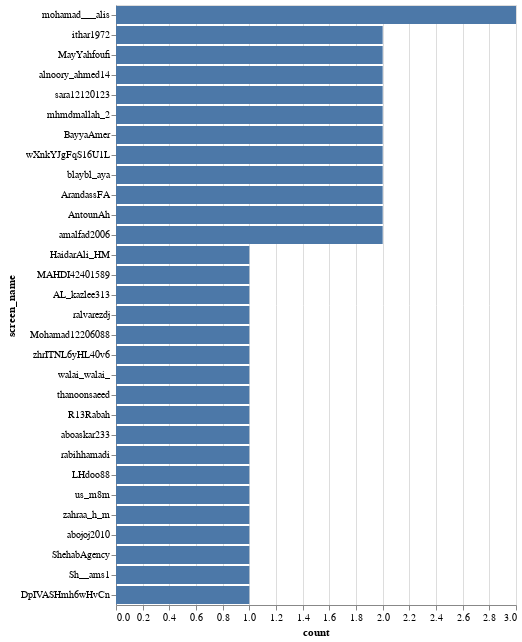

The cell this chart's notebook holds for it:
### Markdown cell above
### Highly mentioned users

### Code cell
min_mentions_frequency = 1   # change to 1 to display all mentions
max_mentions_to_display = 20 # change to None to display all
top_mentioned_users = sum(df["entities.user_mentions"], [])
top_mentioned_users = Counter([user['screen_name'] for user in top_mentioned_users])
top_mentioned_users = Counter({user: count for user, count in top_mentioned_users.items() if count >= min_mentions_frequency})

top_mentioned_users = pd.Series(dict(top_mentioned_users.most_common(max_mentions_to_display)))
top_mentioned_users

mention_df = top_mentioned_users.to_frame().reset_index()

# Rename for better labels
noise_df["screen_name"] = noise_df["index"]
noise_df["count"] = noise_df["user.screen_name"]

present("most_mentioned_users", alt.Chart(noise_df).mark_bar().encode(y=alt.Y('screen_name', sort='-x'), x="count"))

### Figure 1 — Vega-Lite specification as saved in the notebook (floating-point values rounded to 4 significant figures)
{"config": {"view": {"continuousWidth": 400, "continuousHeight": 300}}, "data": {"name": "data-fdde5418baff53519dfdf4bb632e5552"}, "mark": "bar", "encoding": {"x": {"type": "quantitative", "field": "count"}, "y": {"type": "nominal", "field": "screen_name", "sort": "-x"}}, "$schema": "https://vega.github.io/schema/vega-lite/v4.8.1.json", "datasets": {"data-fdde5418baff53519dfdf4bb632e5552": [{"index": "mohamad___alis", "user.screen_name": 3, "screen_name": "mohamad___alis", "count": 3}, {"index": "ithar1972", "user.screen_name": 2, "screen_name": "ithar1972", "count": 2}, {"index": "MayYahfoufi", "user.screen_name": 2, "screen_name": "MayYahfoufi", "count": 2}, {"index": "alnoory_ahmed14", "user.screen_name": 2, "screen_name": "alnoory_ahmed14", "count": 2}, {"index": "sara12120123", "user.screen_name": 2, "screen_name": "sara12120123", "count": 2}, {"index": "mhmdmallah_2", "user.screen_name": 2, "screen_name": "mhmdmallah_2", "count": 2}, {"index": "BayyaAmer", "user.screen_name": 2, "screen_name": "BayyaAmer", "count": 2}, {"index": "wXnkYJgFqS16U1L", "user.screen_name": 2, "screen_name": "wXnkYJgFqS16U1L", "count": 2}, {"index": "blaybl_aya", "user.screen_name": 2, "screen_name": "blaybl_aya", "count": 2}, {"index": "ArandassFA", "user.screen_name": 2, "screen_name": "ArandassFA", "count": 2}, {"index": "AntounAh", "user.screen_name": 2, "screen_name": "AntounAh", "count": 2}, {"index": "amalfad2006", "user.screen_name": 2, "screen_name": "amalfad2006", "count": 2}, {"index": "HaidarAli_HM", "user.screen_name": 1, "screen_name": "HaidarAli_HM", "count": 1}, {"index": "MAHDI42401589", "user.screen_name": 1, "screen_name": "MAHDI42401589", "count": 1}, {"index": "AL_kazlee313", "user.screen_name": 1, "screen_name": "AL_kazlee313", "count": 1}, {"index": "ralvarezdj", "user.screen_name": 1, "screen_name": "ralvarezdj", "count": 1}, {"index": "Mohamad12206088", "user.screen_name": 1, "screen_name": "Mohamad12206088", "count": 1}, {"index": "zhrITNL6yHL40v6", "user.screen_name": 1, "screen_name": "zhrITNL6yHL40v6", "count": 1}, {"index": "walai_walai_", "user.screen_name": 1, "screen_name": "walai_walai_", "count": 1}, {"index": "thanoonsaeed", "user.screen_name": 1, "screen_name": "thanoonsaeed", "count": 1}, {"index": "R13Rabah", "user.screen_name": 1, "screen_name": "R13Rabah", "count": 1}, {"index": "aboaskar233", "user.screen_name": 1, "screen_name": "aboaskar233", "count": 1}, {"index": "rabihhamadi", "user.screen_name": 1, "screen_name": "rabihhamadi", "count": 1}, {"index": "LHdoo88", "user.screen_name": 1, "screen_name": "LHdoo88", "count": 1}, {"index": "us_m8m", "user.screen_name": 1, "screen_name": "us_m8m", "count": 1}, {"index": "zahraa_h_m", "user.screen_name": 1, "screen_name": "zahraa_h_m", "count": 1}, {"index": "abojoj2010", "user.screen_name": 1, "screen_name": "abojoj2010", "count": 1}, {"index": "ShehabAgency", "user.screen_name": 1, "screen_name": "ShehabAgency", "count": 1}, {"index": "Sh__ams1", "user.screen_name": 1, "screen_name": "Sh__ams1", "count": 1}, {"index": "DpIVASHmh6wHvCn", "user.screen_name": 1, "screen_name": "DpIVASHmh6wHvCn", "count": 1}]}}
